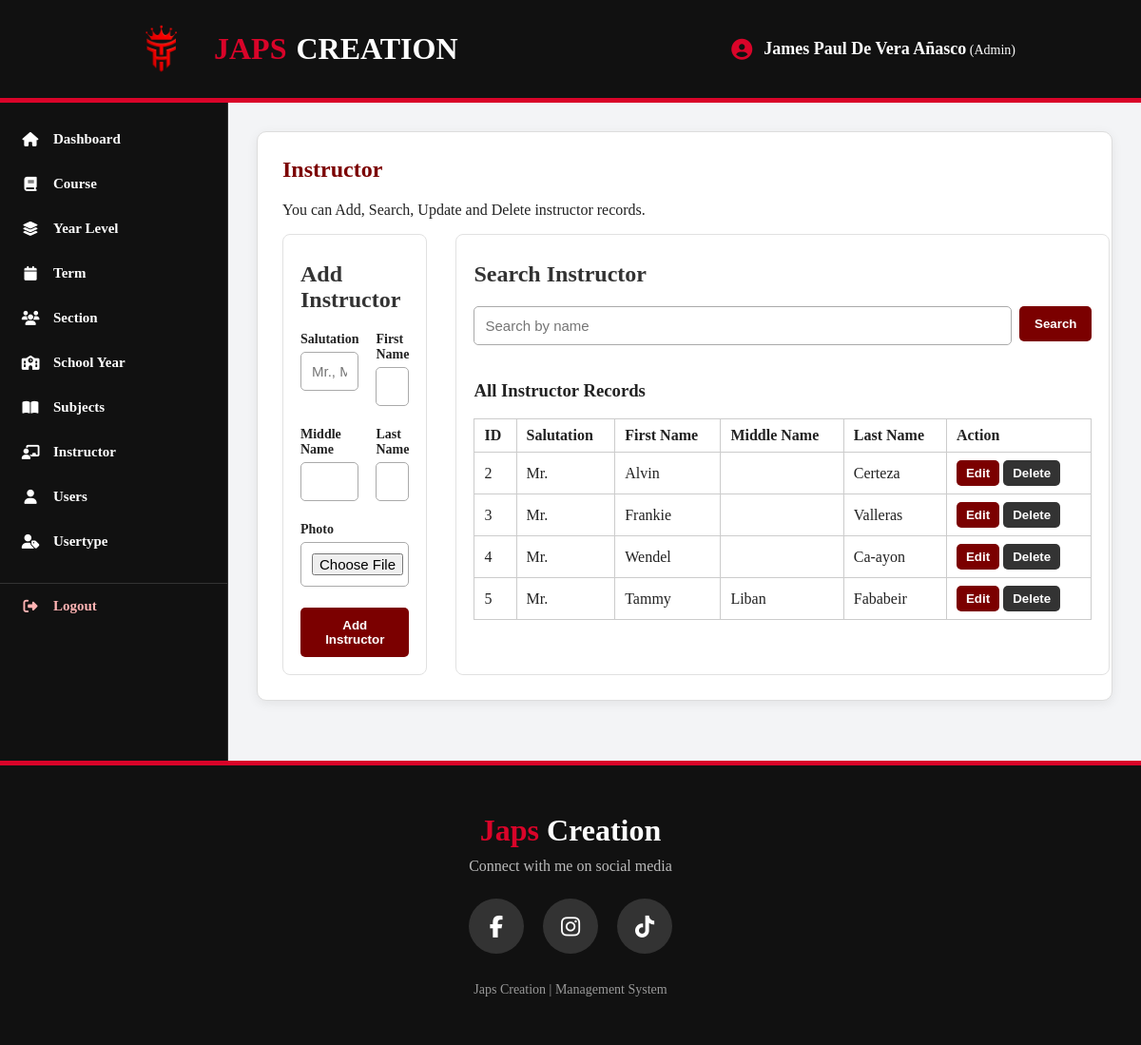
/Instructor.PHP (signed in), run on the app's committed database.
### tables this page shows
CREATE TABLE `tbl_instructors` (
  `ID` int(11) NOT NULL,
  `SALUTATION` varchar(255) NOT NULL,
  `FIRSTNAME` varchar(100) NOT NULL,
  `MIDDLENAME` varchar(100) NOT NULL,
  `LASTNAME` varchar(100) NOT NULL,
  `PHOTO` varchar(255) NOT NULL
);

### Instructor.PHP (the view, shortened to what this page needs)
<?php
require_once "db.php";
$allRecords = $conn->query("SELECT ID, SALUTATION, FIRSTNAME, MIDDLENAME, LASTNAME, PHOTO FROM tbl_instructors ORDER BY ID");
include "header.php";
?>
<section class="card">
    <h1>Instructor</h1>
    <p>You can Add, Search, Update and Delete instructor records.</p>
    <div class="two-panels">
        <section>
            <h2>Add Instructor</h2>
            <form method="post" enctype="multipart/form-data" class="grid">
                <div><label>Salutation</label><input name="salutation" placeholder="Mr., Ms., Dr." required></div>
                <div><label>First Name</label><input name="firstname" required></div>
                <div><label>Middle Name</label><input name="middlename"></div>
                <div><label>Last Name</label><input name="lastname" required></div>
                <div class="full"><label>Photo</label><input type="file" name="photo" accept="image/jpeg,image/png,image/webp"></div>
                <button class="full" name="add">Add Instructor</button>
            </form>
        </section>
        <section>
            <h2>Search Instructor</h2>
            <form method="post" class="search">
                <input name="search_value" placeholder="Search by name" required>
                <button name="search">Search</button>
            </form>
            <div class="record-list"><h3>All Instructor Records</h3><table><tr><th>ID</th><th>Salutation</th><th>First Name</th><th>Middle Name</th><th>Last Name</th><th>Action</th></tr><?php while ($item = $allRecords->fetch_assoc()): ?><tr><td><?= (int) $item["ID"] ?></td><td><?= htmlspecialchars($item["SALUTATION"]) ?></td><td><?= htmlspecialchars($item["FIRSTNAME"]) ?></td><td><?= htmlspecialchars($item["MIDDLENAME"]) ?></td><td><?= htmlspecialchars($item["LASTNAME"]) ?></td><td class="record-actions"><form method="post"><input type="hidden" name="search_value" value="<?= htmlspecialchars($item["LASTNAME"]) ?>"><button name="search">Edit</button></form><form method="post" onsubmit="return confirm('Delete this instructor?')"><input type="hidden" name="id" value="<?= (int) $item["ID"] ?>"><button name="delete" class="delete">Delete</button></form></td></tr><?php endwhile; ?></table></div>
        </section>
    </div>
</section>
<?php include "footer.php"; ?>

### style.css (style rules this page uses)
* { box-sizing: border-box; }
body { margin: 0; font-family: Cambria, Cochin, Georgia, Times, 'Times New Roman', serif; background: #f3f4f6; color: #222; }
.card { background: #fff; border: 1px solid #ddd; border-radius: 10px; padding: 26px; box-shadow: 0 3px 12px rgba(0, 0, 0, 0.07); }
h1 { margin-top: 0; color: #7b0000; }
h2 { margin-top: 10px; color: #333; }
label { display: block; font-weight: 700; margin-bottom: 5px; font-size: 14px; }
input { width: 100%; padding: 11px; border: 1px solid #aaa; border-radius: 5px; margin: 0 0 12px; font-size: 15px; }
button { background: #7b0000; color: #fff; border: 0; border-radius: 5px; padding: 11px 16px; cursor: pointer; font-weight: 700; }
.delete { background: #333; }
.grid { display: grid; grid-template-columns: repeat(2, 1fr); gap: 10px 18px; }
.full { grid-column: 1/-1; }
.search { display: flex; gap: 8px; align-items: flex-start; }
.search input { margin: 0; }
.search button { white-space: nowrap; }
.two-panels { display: grid; grid-template-columns: 1fr 1fr; gap: 30px; }
.two-panels > section { border: 1px solid #e1e1e1; border-radius: 8px; padding: 18px; }
.record-list { margin-top: 18px; overflow-x: auto; }
.record-list table { width: 100%; border-collapse: collapse; min-width: 650px; }
.record-list th, .record-list td { padding: 8px 10px; border: 1px solid #ccc; text-align: left; }
.record-list th { font-weight: 700; }
.record-actions { white-space: nowrap; }
.record-actions form { display: inline-block; margin: 0 4px 0 0; }
.record-actions button { padding: 6px 10px; }

### data on the page
tbl_instructors: ID "2", SALUTATION "Mr.", FIRSTNAME "Alvin", LASTNAME "Certeza"
tbl_instructors: ID "3", SALUTATION "Mr.", FIRSTNAME "Frankie", LASTNAME "Valleras"
tbl_instructors: ID "4", SALUTATION "Mr.", FIRSTNAME "Wendel", LASTNAME "Ca-ayon"
tbl_instructors: ID "5", SALUTATION "Mr.", FIRSTNAME "Tammy", MIDDLENAME "Liban", LASTNAME "Fababeir"

### other printed values
$loggedInFullname "James Paul De Vera Añasco"
$loggedInUsertype "Admin"
